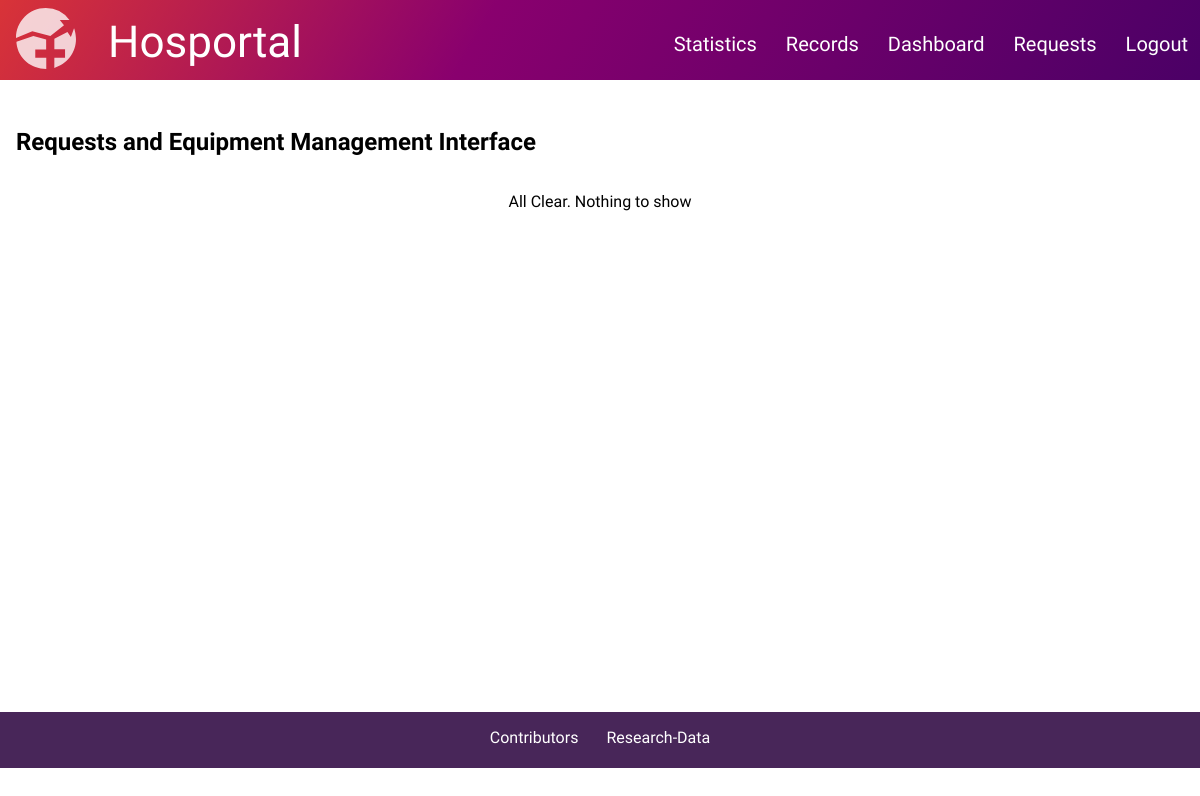
Page /requests/all/ (signed in) on the earlier database version.
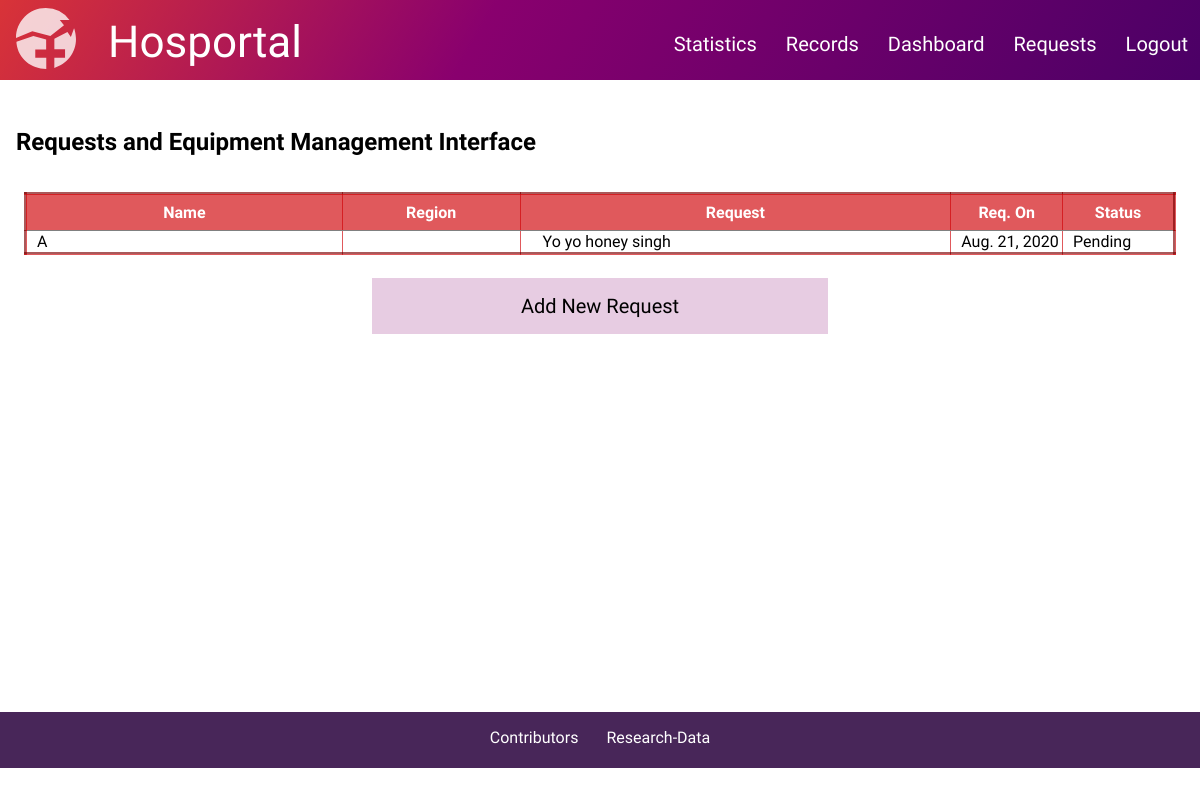
Same page on the later database version.
### central/models.py (models this page shows, shortened)
class Inventory_Mng(models.Model):
    uuid = models.UUIDField(default=uuid4)
    choice = [
        ("Pending","Pending"),
        ("Solved","Solved")
    ]
    sender = models.UUIDField()
    date = models.DateField()
    message = models.TextField(max_length=200)
    status = models.CharField(default="Pending", choices=choice, max_length=10)

class Hospital_Records(models.Model):
    id = models.UUIDField(primary_key=True, default=uuid4)
    name = models.CharField(max_length=20, default='None')
    address = models.TextField()
    email = models.EmailField(default='test@example.com')
    contact = models.CharField(default='0123456789', max_length=10, validators=[RegexValidator(r'^\d{1,10}$')])
    region = models.CharField(default='', max_length=20)
    country = models.CharField(default='India', max_length=20)
    bed_capacity = models.CharField(default='0,0,0', max_length=20)
    available = models.CharField(default='0,0,0', max_length=20)
    ctotal = models.IntegerField(default=0)
    crecovered = models.IntegerField(default=0)
    cfatalities = models.IntegerField(default=0)
    ventilator = models.PositiveIntegerField(default=10)
    ppe = models.PositiveIntegerField(default=0)
    blood = models.CharField(default='0,0,0,0,0,0,0,0', max_length=40)

### central/views.py (the view)
# urls.py: path('requests/all/', views.All_Requests.as_view(), name='all_req'),
class All_Requests(generic.ListView):
    model=Inventory_Mng
    template_name='all_requests.html'
    context_object_name = "object"

### central/templatetags/customfilter.py (called while the page is built)
@register.filter
def safe(value):
    return Hospital_Records.objects.get(id=value).name

@register.filter
def region(value):
    return Hospital_Records.objects.get(id=value).region

@register.filter
def safefont(value):
    return str(value)[:50]

### templates/all_requests.html (shortened to what this page needs)
{%extends 'base.html'%}
{%load customfilter%}
{%load static%}
{%block link%}
    <link rel="stylesheet" href="{%static 'style/h_details.css'%}?v=1.7">
{%endblock link%}
{%block content%}
    <div id="head_container">
        <h3 id = "r_head">
        Requests and Equipment Management Interface
        </h3>
    </div>
    <div id="table_container">
        {%if object%}
        <table id="issuetable"  border="1">
            <tr class="theader">
                <th style="width:26%;">
                    Name
                </th>
                <th style="width:14%;">
                    Region
                </th>
                <th style="width:36%;">
                    Request
                </th>
                <th>
                    Req. On
                </th>
                <th>
                    Status
                </th>
            </tr>
            {%for i in object%}
                    <tr>
                        <td>
                            {{i.sender|safe}}
                        </td>
                        <td>
                        </td>
                        <td>
                            <div id="view_link">
                                <a href="{%url 'req_detail' i.uuid %}">
                                    {{i.message|safefont}}
                                </a>
                            </div>
                        </td>
                        <td>
                            {{i.date}}
                        </td>
                        <td>
                            {{i.status}}
                        </td>
                    </tr>
            {%endfor%}
        </table>
    <div id="add_request">
        <a href="{%url 'add_req'%}"> <div class="btn">Add New Request </div></a>
    </div>
        {%else%}
            All Clear. Nothing to show
        {%endif%}
    </div>
{%endblock content%}

Differences in the rows shown:
added Inventory_Mng: sender "A", message "Yo yo honey singh", date "Aug. 21, 2020", status "Pending"
Other differences:
text no longer shown: "All Clear. Nothing to show"
text now shown: "Name Region Request Req. On Status Add New Request"
